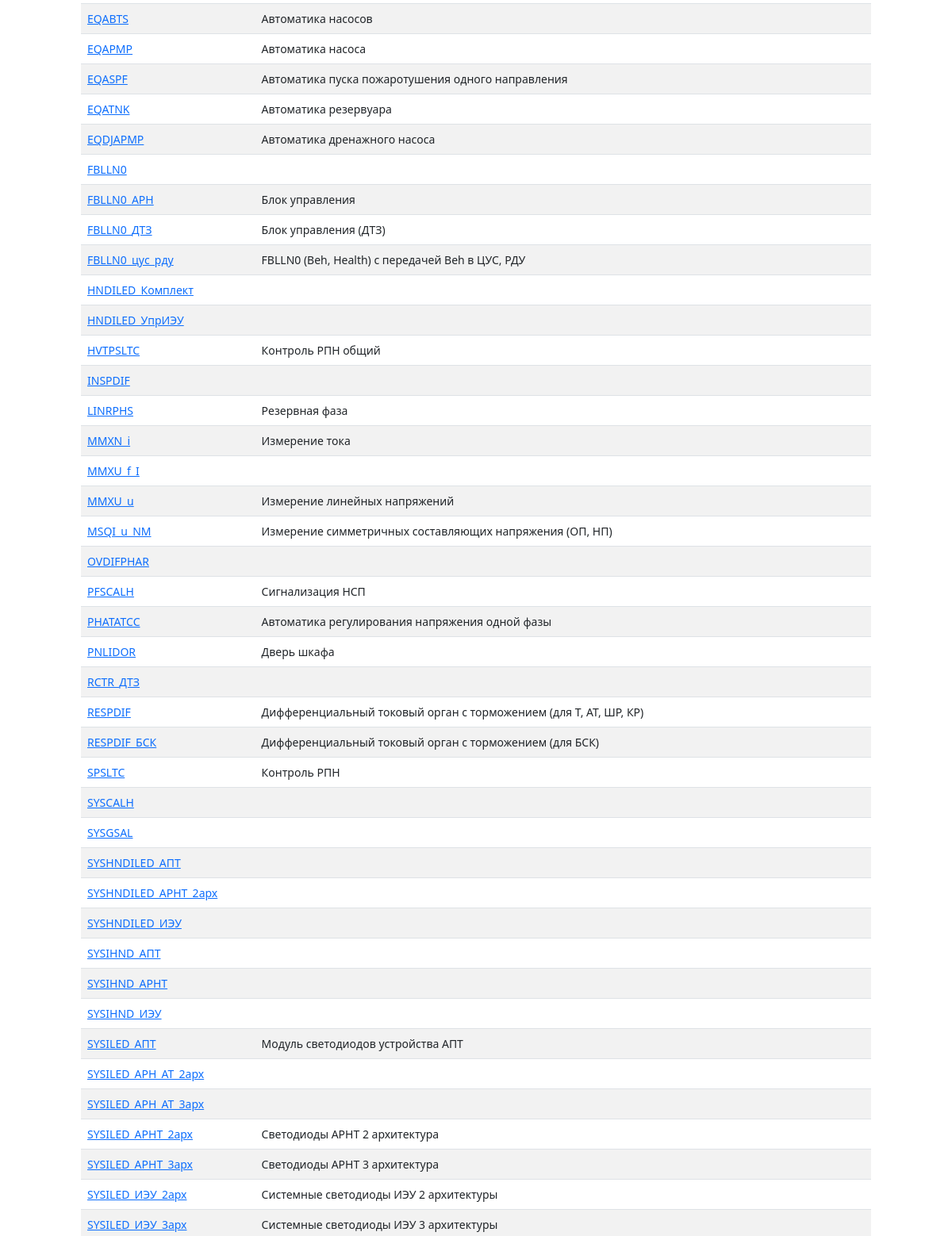
The app's page /lntypes/ (middle part), older data.
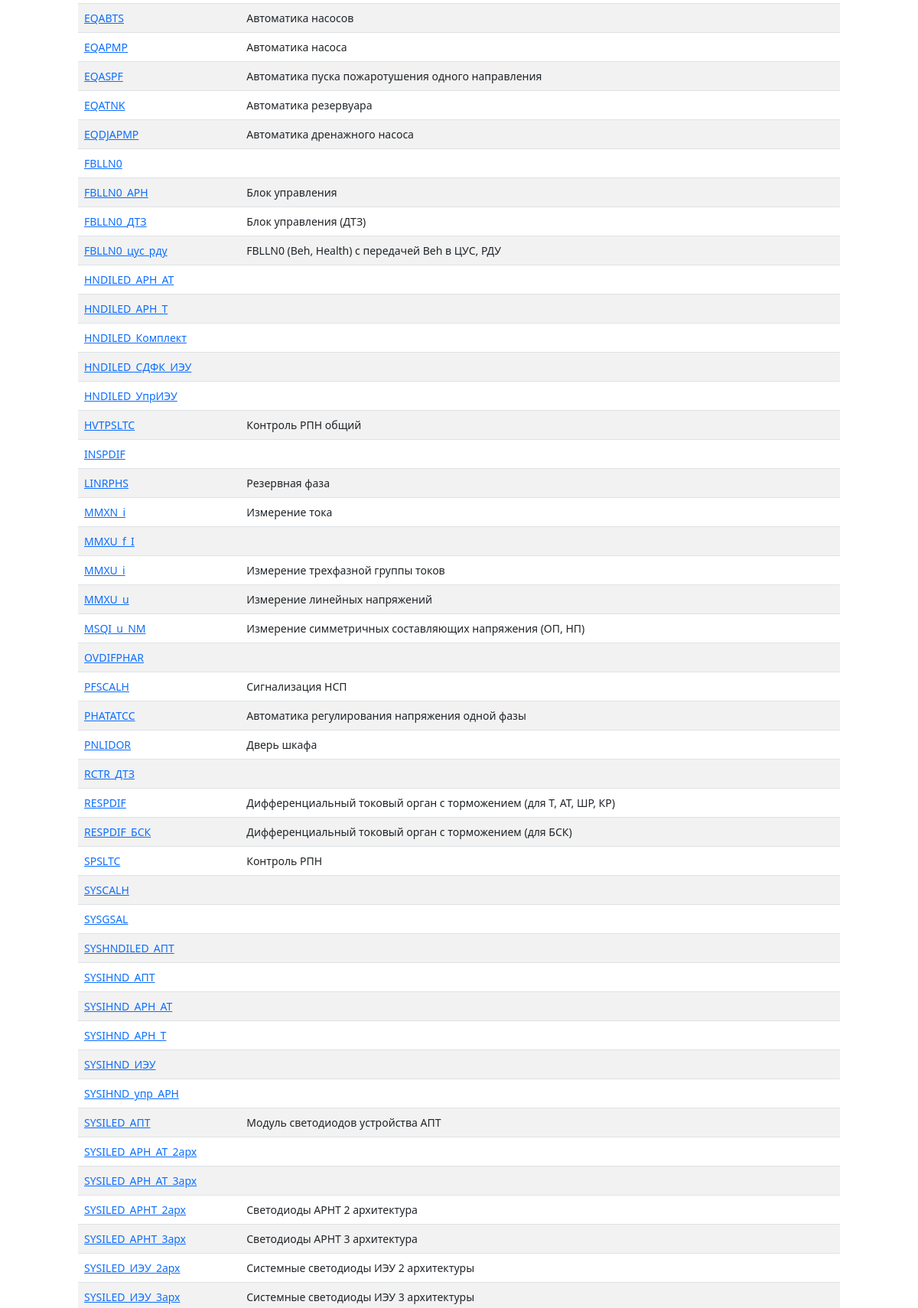
The same page, newer data.
### mainapp/models.py (models this page shows, shortened)
class LogicNodesTypes(models.Model):
    id = models.AutoField(primary_key=True)
    name = models.CharField(max_length=64, verbose_name='Имя типа ЛУ', unique=True)
    description = models.TextField(max_length=1024, blank=True, verbose_name='Описание')
    explanation = models.TextField(max_length=2048, blank=True, verbose_name='Пояснение')
    class Meta:
        verbose_name = 'Тип логического узла'
        verbose_name_plural = 'Типы логических узлов'
        ordering = ['name']

### mainapp/views.py (the view)
# urls.py: path('lntypes/', views.lntypes),
def lntypes(request):
    lntypes = LogicNodesTypes.objects.all()
    return render(request, 'mainapp/lntypes.html', {'lntypes':lntypes, 'title': 'Список типов логических узлов'})

### templates/mainapp/lntypes.html (shortened to what this page needs)
{% extends 'base.html' %}
{% block content %}
<main class="container py-5">
    {% if lntypes %}
    <div class="container small">
    <table class="table table-striped">
                <tbody>
                    {% for item in lntypes %}
                    <tr>
                        <td><a href="show/?name={{item.name}}&type=ln">{{item.name}}</a></td>
                        <td>{{item.description}}</td>
                        <td></td>
                    </tr>
                {% endfor %}
                </tbody>
            </table>
    </div>
    {% else %}
    <h2 class="mt-4">В базе данных нет типов логических узлов :(</h2>
    {% endif %}
</main>
{% endblock %}

Row changes from the older to the newer data that the page shows:
added LogicNodesTypes: name "HNDILED_АРН_АТ"
changed LogicNodesTypes: name "SYSHNDILED_АРНТ_2арх" → "HNDILED_АРН_Т"; moves up the list
changed LogicNodesTypes: name "SYSHNDILED_ИЭУ" → "HNDILED_СДФК_ИЭУ"; moves up the list
added LogicNodesTypes: name "MMXU_i", description "Измерение трехфазной группы токов"
added LogicNodesTypes: name "SYSIHND_АРН_АТ"
changed LogicNodesTypes: name "SYSIHND_АРНТ" → "SYSIHND_АРН_Т"
added LogicNodesTypes: name "SYSIHND_упр_АРН"
